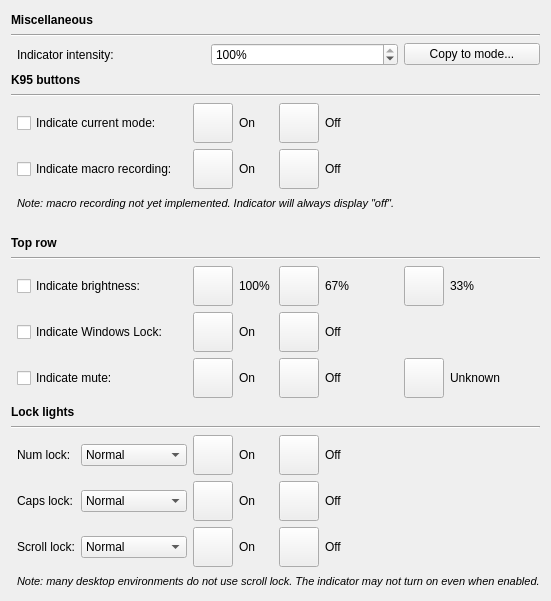
<?xml version="1.0" encoding="UTF-8"?>
<ui version="4.0">
 <class>KPerfWidget</class>
 <widget class="QWidget" name="KPerfWidget">
  <property name="geometry">
   <rect>
    <x>0</x>
    <y>0</y>
    <width>548</width>
    <height>601</height>
   </rect>
  </property>
  <property name="windowTitle">
   <string>Form</string>
  </property>
  <layout class="QGridLayout" name="gridLayout">
   <item row="14" column="8">
    <widget class="ColorButton" name="lightColor1">
     <property name="sizePolicy">
      <sizepolicy hsizetype="Fixed" vsizetype="Fixed">
       <horstretch>0</horstretch>
       <verstretch>0</verstretch>
      </sizepolicy>
     </property>
     <property name="minimumSize">
      <size>
       <width>0</width>
       <height>40</height>
      </size>
     </property>
     <property name="maximumSize">
      <size>
       <width>16777215</width>
       <height>40</height>
      </size>
     </property>
     <property name="text">
      <string/>
     </property>
    </widget>
   </item>
   <item row="22" column="1" colspan="10">
    <widget class="QLabel" name="label_8">
     <property name="font">
      <font>
       <pointsize>8</pointsize>
       <italic>true</italic>
      </font>
     </property>
     <property name="text">
      <string>Note: many desktop environments do not use scroll lock. The indicator may not turn on even when enabled.</string>
     </property>
    </widget>
   </item>
   <item row="19" column="3">
    <widget class="ColorButton" name="numColorOn">
     <property name="sizePolicy">
      <sizepolicy hsizetype="Fixed" vsizetype="Fixed">
       <horstretch>0</horstretch>
       <verstretch>0</verstretch>
      </sizepolicy>
     </property>
     <property name="minimumSize">
      <size>
       <width>0</width>
       <height>40</height>
      </size>
     </property>
     <property name="maximumSize">
      <size>
       <width>16777215</width>
       <height>40</height>
      </size>
     </property>
     <property name="text">
      <string/>
     </property>
    </widget>
   </item>
   <item row="8" column="3">
    <widget class="ColorButton" name="modeColorOn">
     <property name="sizePolicy">
      <sizepolicy hsizetype="Fixed" vsizetype="Fixed">
       <horstretch>0</horstretch>
       <verstretch>0</verstretch>
      </sizepolicy>
     </property>
     <property name="minimumSize">
      <size>
       <width>0</width>
       <height>40</height>
      </size>
     </property>
     <property name="maximumSize">
      <size>
       <width>16777215</width>
       <height>40</height>
      </size>
     </property>
     <property name="text">
      <string/>
     </property>
    </widget>
   </item>
   <item row="19" column="2">
    <widget class="QComboBox" name="numBox">
     <item>
      <property name="text">
       <string>Normal</string>
      </property>
     </item>
     <item>
      <property name="text">
       <string>Always on</string>
      </property>
     </item>
     <item>
      <property name="text">
       <string>Always off</string>
      </property>
     </item>
     <item>
      <property name="text">
       <string>RGB indicator</string>
      </property>
     </item>
     <item>
      <property name="text">
       <string>RGB + normal</string>
      </property>
     </item>
    </widget>
   </item>
   <item row="9" column="1" colspan="2">
    <widget class="QCheckBox" name="macroBox">
     <property name="text">
      <string>Indicate macro recording:</string>
     </property>
    </widget>
   </item>
   <item row="21" column="1">
    <widget class="QLabel" name="label_7">
     <property name="text">
      <string>Scroll lock:</string>
     </property>
    </widget>
   </item>
   <item row="19" column="6">
    <widget class="QLabel" name="label_22">
     <property name="text">
      <string>Off</string>
     </property>
    </widget>
   </item>
   <item row="1" column="0" colspan="11">
    <widget class="QLabel" name="label">
     <property name="font">
      <font>
       <weight>75</weight>
       <bold>true</bold>
      </font>
     </property>
     <property name="text">
      <string>Miscellaneous</string>
     </property>
    </widget>
   </item>
   <item row="11" column="3">
    <widget class="QWidget" name="k95Spacer" native="true">
     <property name="sizePolicy">
      <sizepolicy hsizetype="Fixed" vsizetype="Fixed">
       <horstretch>0</horstretch>
       <verstretch>0</verstretch>
      </sizepolicy>
     </property>
     <property name="minimumSize">
      <size>
       <width>15</width>
       <height>10</height>
      </size>
     </property>
     <property name="maximumSize">
      <size>
       <width>15</width>
       <height>10</height>
      </size>
     </property>
    </widget>
   </item>
   <item row="20" column="2">
    <widget class="QComboBox" name="capsBox">
     <item>
      <property name="text">
       <string>Normal</string>
      </property>
     </item>
     <item>
      <property name="text">
       <string>Always on</string>
      </property>
     </item>
     <item>
      <property name="text">
       <string>Always off</string>
      </property>
     </item>
     <item>
      <property name="text">
       <string>RGB indicator</string>
      </property>
     </item>
     <item>
      <property name="text">
       <string>RGB + normal</string>
      </property>
     </item>
    </widget>
   </item>
   <item row="21" column="3">
    <widget class="ColorButton" name="scrollColorOn">
     <property name="sizePolicy">
      <sizepolicy hsizetype="Fixed" vsizetype="Fixed">
       <horstretch>0</horstretch>
       <verstretch>0</verstretch>
      </sizepolicy>
     </property>
     <property name="minimumSize">
      <size>
       <width>0</width>
       <height>40</height>
      </size>
     </property>
     <property name="maximumSize">
      <size>
       <width>16777215</width>
       <height>40</height>
      </size>
     </property>
     <property name="text">
      <string/>
     </property>
    </widget>
   </item>
   <item row="6" column="0" colspan="4">
    <widget class="QLabel" name="k95Label1">
     <property name="font">
      <font>
       <weight>75</weight>
       <bold>true</bold>
      </font>
     </property>
     <property name="text">
      <string>K95 buttons</string>
     </property>
    </widget>
   </item>
   <item row="19" column="5">
    <widget class="ColorButton" name="numColorOff">
     <property name="sizePolicy">
      <sizepolicy hsizetype="Fixed" vsizetype="Fixed">
       <horstretch>0</horstretch>
       <verstretch>40</verstretch>
      </sizepolicy>
     </property>
     <property name="maximumSize">
      <size>
       <width>16777215</width>
       <height>40</height>
      </size>
     </property>
     <property name="text">
      <string/>
     </property>
    </widget>
   </item>
   <item row="8" column="1" colspan="2">
    <widget class="QCheckBox" name="modeBox">
     <property name="text">
      <string>Indicate current mode:</string>
     </property>
    </widget>
   </item>
   <item row="10" column="1" colspan="8">
    <widget class="QLabel" name="k95Label6">
     <property name="font">
      <font>
       <pointsize>8</pointsize>
       <italic>true</italic>
      </font>
     </property>
     <property name="text">
      <string>Note: macro recording not yet implemented. Indicator will always display &quot;off&quot;.</string>
     </property>
    </widget>
   </item>
   <item row="3" column="1" colspan="7">
    <layout class="QHBoxLayout" name="horizontalLayout">
     <item>
      <widget class="QLabel" name="label_2">
       <property name="text">
        <string>Indicator intensity:</string>
       </property>
      </widget>
     </item>
     <item>
      <widget class="QSpinBox" name="intensityBox">
       <property name="suffix">
        <string>%</string>
       </property>
       <property name="maximum">
        <number>100</number>
       </property>
       <property name="value">
        <number>100</number>
       </property>
      </widget>
     </item>
    </layout>
   </item>
   <item row="16" column="3">
    <widget class="ColorButton" name="muteColorOn">
     <property name="sizePolicy">
      <sizepolicy hsizetype="Fixed" vsizetype="Fixed">
       <horstretch>0</horstretch>
       <verstretch>0</verstretch>
      </sizepolicy>
     </property>
     <property name="minimumSize">
      <size>
       <width>0</width>
       <height>40</height>
      </size>
     </property>
     <property name="maximumSize">
      <size>
       <width>16777215</width>
       <height>40</height>
      </size>
     </property>
     <property name="text">
      <string/>
     </property>
    </widget>
   </item>
   <item row="9" column="5">
    <widget class="ColorButton" name="macroColorOff">
     <property name="sizePolicy">
      <sizepolicy hsizetype="Minimum" vsizetype="Fixed">
       <horstretch>0</horstretch>
       <verstretch>40</verstretch>
      </sizepolicy>
     </property>
     <property name="minimumSize">
      <size>
       <width>0</width>
       <height>40</height>
      </size>
     </property>
     <property name="text">
      <string/>
     </property>
    </widget>
   </item>
   <item row="21" column="5">
    <widget class="ColorButton" name="scrollColorOff">
     <property name="sizePolicy">
      <sizepolicy hsizetype="Fixed" vsizetype="Fixed">
       <horstretch>0</horstretch>
       <verstretch>0</verstretch>
      </sizepolicy>
     </property>
     <property name="minimumSize">
      <size>
       <width>0</width>
       <height>40</height>
      </size>
     </property>
     <property name="maximumSize">
      <size>
       <width>16777215</width>
       <height>40</height>
      </size>
     </property>
     <property name="text">
      <string/>
     </property>
    </widget>
   </item>
   <item row="16" column="1" colspan="2">
    <widget class="QCheckBox" name="muteBox">
     <property name="text">
      <string>Indicate mute:</string>
     </property>
    </widget>
   </item>
   <item row="20" column="4">
    <widget class="QLabel" name="label_20">
     <property name="text">
      <string>On</string>
     </property>
    </widget>
   </item>
   <item row="14" column="6">
    <widget class="QLabel" name="label_16">
     <property name="text">
      <string>67%</string>
     </property>
    </widget>
   </item>
   <item row="16" column="6">
    <widget class="QLabel" name="label_14">
     <property name="text">
      <string>Off</string>
     </property>
    </widget>
   </item>
   <item row="7" column="0" colspan="11">
    <widget class="Line" name="k95Line">
     <property name="orientation">
      <enum>Qt::Horizontal</enum>
     </property>
    </widget>
   </item>
   <item row="21" column="4">
    <widget class="QLabel" name="label_21">
     <property name="text">
      <string>On</string>
     </property>
    </widget>
   </item>
   <item row="21" column="6">
    <widget class="QLabel" name="label_24">
     <property name="text">
      <string>Off</string>
     </property>
    </widget>
   </item>
   <item row="16" column="9">
    <widget class="QLabel" name="label_17">
     <property name="text">
      <string>Unknown</string>
     </property>
    </widget>
   </item>
   <item row="20" column="6">
    <widget class="QLabel" name="label_23">
     <property name="text">
      <string>Off</string>
     </property>
    </widget>
   </item>
   <item row="15" column="4">
    <widget class="QLabel" name="label_11">
     <property name="text">
      <string>On</string>
     </property>
    </widget>
   </item>
   <item row="14" column="4">
    <widget class="QLabel" name="label_10">
     <property name="text">
      <string>100%</string>
     </property>
    </widget>
   </item>
   <item row="15" column="5">
    <widget class="ColorButton" name="lockColorOff">
     <property name="sizePolicy">
      <sizepolicy hsizetype="Fixed" vsizetype="Fixed">
       <horstretch>0</horstretch>
       <verstretch>0</verstretch>
      </sizepolicy>
     </property>
     <property name="minimumSize">
      <size>
       <width>0</width>
       <height>40</height>
      </size>
     </property>
     <property name="maximumSize">
      <size>
       <width>16777215</width>
       <height>40</height>
      </size>
     </property>
     <property name="text">
      <string/>
     </property>
    </widget>
   </item>
   <item row="2" column="0" colspan="11">
    <widget class="Line" name="line">
     <property name="orientation">
      <enum>Qt::Horizontal</enum>
     </property>
    </widget>
   </item>
   <item row="14" column="9">
    <widget class="QLabel" name="label_18">
     <property name="text">
      <string>33%</string>
     </property>
    </widget>
   </item>
   <item row="9" column="4">
    <widget class="QLabel" name="k95Label4">
     <property name="text">
      <string>On</string>
     </property>
    </widget>
   </item>
   <item row="15" column="6">
    <widget class="QLabel" name="label_15">
     <property name="text">
      <string>Off</string>
     </property>
    </widget>
   </item>
   <item row="19" column="1">
    <widget class="QLabel" name="label_5">
     <property name="text">
      <string>Num lock:</string>
     </property>
    </widget>
   </item>
   <item row="21" column="2">
    <widget class="QComboBox" name="scrollBox">
     <item>
      <property name="text">
       <string>Normal</string>
      </property>
     </item>
     <item>
      <property name="text">
       <string>Always on</string>
      </property>
     </item>
     <item>
      <property name="text">
       <string>Always off</string>
      </property>
     </item>
     <item>
      <property name="text">
       <string>RGB indicator</string>
      </property>
     </item>
     <item>
      <property name="text">
       <string>RGB + normal</string>
      </property>
     </item>
    </widget>
   </item>
   <item row="16" column="4">
    <widget class="QLabel" name="label_12">
     <property name="text">
      <string>On</string>
     </property>
    </widget>
   </item>
   <item row="8" column="5">
    <widget class="ColorButton" name="modeColorOff">
     <property name="sizePolicy">
      <sizepolicy hsizetype="Fixed" vsizetype="Fixed">
       <horstretch>0</horstretch>
       <verstretch>0</verstretch>
      </sizepolicy>
     </property>
     <property name="minimumSize">
      <size>
       <width>0</width>
       <height>40</height>
      </size>
     </property>
     <property name="maximumSize">
      <size>
       <width>16777215</width>
       <height>40</height>
      </size>
     </property>
     <property name="text">
      <string/>
     </property>
    </widget>
   </item>
   <item row="14" column="1" colspan="2">
    <widget class="QCheckBox" name="lightBox">
     <property name="text">
      <string>Indicate brightness:</string>
     </property>
    </widget>
   </item>
   <item row="8" column="4">
    <widget class="QLabel" name="k95Label2">
     <property name="text">
      <string>On</string>
     </property>
    </widget>
   </item>
   <item row="15" column="3">
    <widget class="ColorButton" name="lockColorOn">
     <property name="sizePolicy">
      <sizepolicy hsizetype="Fixed" vsizetype="Fixed">
       <horstretch>0</horstretch>
       <verstretch>0</verstretch>
      </sizepolicy>
     </property>
     <property name="minimumSize">
      <size>
       <width>0</width>
       <height>40</height>
      </size>
     </property>
     <property name="maximumSize">
      <size>
       <width>16777215</width>
       <height>40</height>
      </size>
     </property>
     <property name="text">
      <string/>
     </property>
    </widget>
   </item>
   <item row="20" column="1">
    <widget class="QLabel" name="label_6">
     <property name="text">
      <string>Caps lock:</string>
     </property>
    </widget>
   </item>
   <item row="14" column="5">
    <widget class="ColorButton" name="lightColor2">
     <property name="sizePolicy">
      <sizepolicy hsizetype="Fixed" vsizetype="Fixed">
       <horstretch>0</horstretch>
       <verstretch>0</verstretch>
      </sizepolicy>
     </property>
     <property name="minimumSize">
      <size>
       <width>0</width>
       <height>40</height>
      </size>
     </property>
     <property name="maximumSize">
      <size>
       <width>16777215</width>
       <height>40</height>
      </size>
     </property>
     <property name="text">
      <string/>
     </property>
    </widget>
   </item>
   <item row="20" column="3">
    <widget class="ColorButton" name="capsColorOn">
     <property name="sizePolicy">
      <sizepolicy hsizetype="Fixed" vsizetype="Fixed">
       <horstretch>0</horstretch>
       <verstretch>0</verstretch>
      </sizepolicy>
     </property>
     <property name="minimumSize">
      <size>
       <width>0</width>
       <height>40</height>
      </size>
     </property>
     <property name="maximumSize">
      <size>
       <width>16777215</width>
       <height>40</height>
      </size>
     </property>
     <property name="text">
      <string/>
     </property>
    </widget>
   </item>
   <item row="18" column="0" colspan="11">
    <widget class="Line" name="line_3">
     <property name="orientation">
      <enum>Qt::Horizontal</enum>
     </property>
    </widget>
   </item>
   <item row="9" column="6">
    <widget class="QLabel" name="k95Label5">
     <property name="text">
      <string>Off</string>
     </property>
    </widget>
   </item>
   <item row="13" column="0" colspan="11">
    <widget class="Line" name="line_2">
     <property name="orientation">
      <enum>Qt::Horizontal</enum>
     </property>
    </widget>
   </item>
   <item row="3" column="8" colspan="3">
    <layout class="QHBoxLayout" name="horizontalLayout_2">
     <item>
      <widget class="QPushButton" name="copyButton">
       <property name="text">
        <string>Copy to mode...</string>
       </property>
      </widget>
     </item>
    </layout>
   </item>
   <item row="9" column="3">
    <widget class="ColorButton" name="macroColorOn">
     <property name="sizePolicy">
      <sizepolicy hsizetype="Minimum" vsizetype="Fixed">
       <horstretch>0</horstretch>
       <verstretch>40</verstretch>
      </sizepolicy>
     </property>
     <property name="minimumSize">
      <size>
       <width>0</width>
       <height>40</height>
      </size>
     </property>
     <property name="text">
      <string/>
     </property>
    </widget>
   </item>
   <item row="16" column="8">
    <widget class="ColorButton" name="muteColorNA">
     <property name="minimumSize">
      <size>
       <width>0</width>
       <height>40</height>
      </size>
     </property>
     <property name="maximumSize">
      <size>
       <width>16777215</width>
       <height>40</height>
      </size>
     </property>
     <property name="toolTip">
      <string>If the sound device does not support muting, or if mute status is unknown, this color will be displayed.</string>
     </property>
     <property name="text">
      <string/>
     </property>
    </widget>
   </item>
   <item row="19" column="4">
    <widget class="QLabel" name="label_19">
     <property name="text">
      <string>On</string>
     </property>
    </widget>
   </item>
   <item row="15" column="1" colspan="2">
    <widget class="QCheckBox" name="lockBox">
     <property name="text">
      <string>Indicate Windows Lock:</string>
     </property>
    </widget>
   </item>
   <item row="14" column="3">
    <widget class="ColorButton" name="lightColor3">
     <property name="sizePolicy">
      <sizepolicy hsizetype="Fixed" vsizetype="Fixed">
       <horstretch>0</horstretch>
       <verstretch>0</verstretch>
      </sizepolicy>
     </property>
     <property name="minimumSize">
      <size>
       <width>0</width>
       <height>40</height>
      </size>
     </property>
     <property name="maximumSize">
      <size>
       <width>16777215</width>
       <height>40</height>
      </size>
     </property>
     <property name="text">
      <string/>
     </property>
    </widget>
   </item>
   <item row="20" column="5">
    <widget class="ColorButton" name="capsColorOff">
     <property name="sizePolicy">
      <sizepolicy hsizetype="Fixed" vsizetype="Fixed">
       <horstretch>0</horstretch>
       <verstretch>0</verstretch>
      </sizepolicy>
     </property>
     <property name="minimumSize">
      <size>
       <width>0</width>
       <height>40</height>
      </size>
     </property>
     <property name="maximumSize">
      <size>
       <width>16777215</width>
       <height>40</height>
      </size>
     </property>
     <property name="text">
      <string/>
     </property>
    </widget>
   </item>
   <item row="17" column="0" colspan="11">
    <widget class="QLabel" name="label_4">
     <property name="font">
      <font>
       <weight>75</weight>
       <bold>true</bold>
      </font>
     </property>
     <property name="text">
      <string>Lock lights</string>
     </property>
    </widget>
   </item>
   <item row="12" column="0" colspan="3">
    <widget class="QLabel" name="label_3">
     <property name="font">
      <font>
       <weight>75</weight>
       <bold>true</bold>
      </font>
     </property>
     <property name="text">
      <string>Top row</string>
     </property>
    </widget>
   </item>
   <item row="16" column="5">
    <widget class="ColorButton" name="muteColorOff">
     <property name="sizePolicy">
      <sizepolicy hsizetype="Fixed" vsizetype="Fixed">
       <horstretch>0</horstretch>
       <verstretch>0</verstretch>
      </sizepolicy>
     </property>
     <property name="minimumSize">
      <size>
       <width>0</width>
       <height>40</height>
      </size>
     </property>
     <property name="maximumSize">
      <size>
       <width>16777215</width>
       <height>40</height>
      </size>
     </property>
     <property name="text">
      <string/>
     </property>
    </widget>
   </item>
   <item row="8" column="6">
    <widget class="QLabel" name="k95Label3">
     <property name="text">
      <string>Off</string>
     </property>
    </widget>
   </item>
  </layout>
 </widget>
 <customwidgets>
  <customwidget>
   <class>ColorButton</class>
   <extends>QPushButton</extends>
   <header>colorbutton.h</header>
  </customwidget>
 </customwidgets>
 <resources/>
 <connections/>
</ui>
